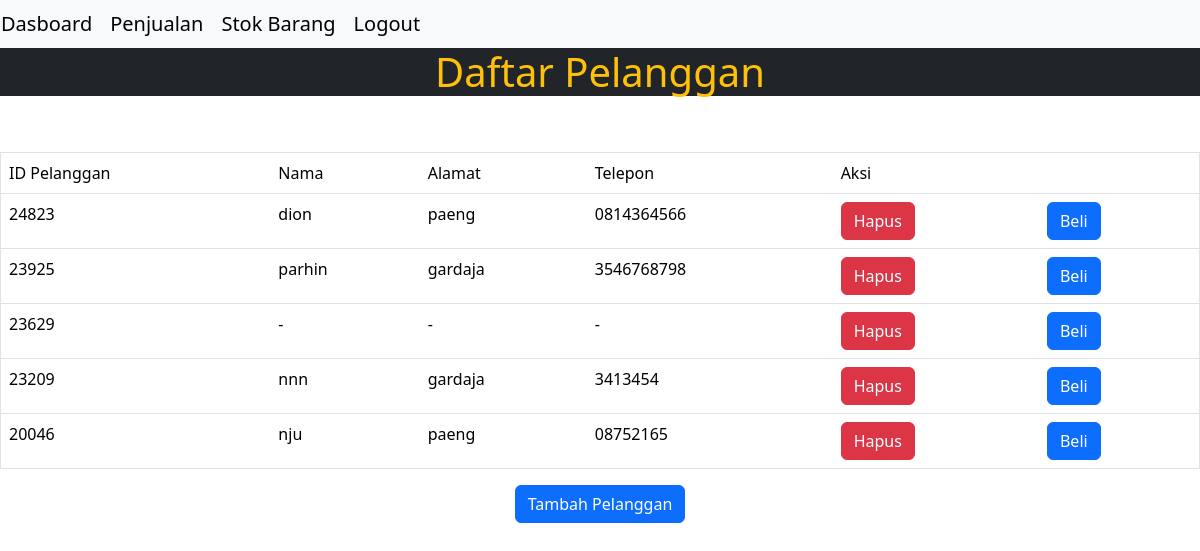
The page /ukk20/petugas/v_penjualan.php (signed in) on the database its author committed.
### tables this page shows
CREATE TABLE `tb_pelanggan` (
  `id_pelanggan` int(11) NOT NULL,
  `nama_pelanggan` varchar(50) NOT NULL,
  `alamat_pelanggan` text NOT NULL,
  `telepon_pelanggan` varchar(20) NOT NULL
);

### ukk20/petugas/v_penjualan.php (the view, shortened to what this page needs)
<!DOCTYPE html>
<html lang="en">
<head>
</head>
<body>
  <?php include "navbar.php" ?>
  <center><h1 class="text-warning bg-dark">Daftar Pelanggan</h1></center>
  <br>
  <br>
  <table class="table table-hover" border="1">
    <tr>
      <td>ID Pelanggan</td>
      <td>Nama</td>
      <td>Alamat</td>
      <td>Telepon</td>
      <td colspan="2">Aksi</td>
    </tr>
    <?php
    include "../config.php";
    $sql = mysqli_query($koneksi, 'SELECT * FROM tb_pelanggan ORDER BY id_pelanggan DESC');
    foreach ($sql as $pelanggan) {
    ?>
      <tr>
        <td><?= $pelanggan['id_pelanggan'] ?> </td>
        <td><?= $pelanggan['nama_pelanggan'] ?></td>
        <td><?= $pelanggan['alamat_pelanggan'] ?></td>
        <td><?= $pelanggan['telepon_pelanggan'] ?></td>
        <td><a href="m_hapus_pelanggan.php?id_pelanggan=<?= $pelanggan['id_pelanggan'] ?>" class="btn btn-danger">Hapus</a></td>
        <td><a href="v_detail_penjualan.php?id_pelanggan=<?= $pelanggan['id_pelanggan'] ?>" class="btn btn-primary">Beli</a></td>
      </tr>
    <?php } ?>
  </table>
  <center><a class="btn btn-primary btn-lghref=" href="v_tambah_pelanggan.php">Tambah Pelanggan</a></center>
</body>
</html>

### rows shown on the page
tb_pelanggan: id_pelanggan "24823", nama_pelanggan "dion", alamat_pelanggan "paeng", telepon_pelanggan "0814364566"
tb_pelanggan: id_pelanggan "23925", nama_pelanggan "parhin", alamat_pelanggan "gardaja", telepon_pelanggan "3546768798"
tb_pelanggan: id_pelanggan "23629", nama_pelanggan "-", alamat_pelanggan "-", telepon_pelanggan "-"
tb_pelanggan: id_pelanggan "23209", nama_pelanggan "nnn", alamat_pelanggan "gardaja", telepon_pelanggan "3413454"
tb_pelanggan: id_pelanggan "20046", nama_pelanggan "nju", alamat_pelanggan "paeng", telepon_pelanggan "08752165"
